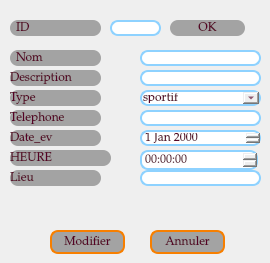
         <widget class="QWidget" name="tab_2">
          <attribute name="title">
           <string>Mise a Jour</string>
          </attribute>
          <widget class="QPushButton" name="pushButton_annuler_2">
           <property name="geometry">
            <rect>
             <x>150</x>
             <y>230</y>
             <width>75</width>
             <height>24</height>
            </rect>
           </property>
           <property name="styleSheet">
            <string notr="true">background-color:#A3A3A3;
color: rgb(86, 1, 38);
padding: 1px;
border-style: solid;
border: 2px solid #f77f00;
border-radius: 8px;
font-size: 12px;
font-family: Palatino Linotype;</string>
           </property>
           <property name="text">
            <string>Annuler</string>
           </property>
          </widget>
          <widget class="QPushButton" name="pushButton_ok">
           <property name="geometry">
            <rect>
             <x>170</x>
             <y>20</y>
             <width>75</width>
             <height>16</height>
            </rect>
           </property>
           <property name="styleSheet">
            <string notr="true">background-color:#A3A3A3;
color: rgb(86, 1, 38);
border-radius: 8px;
font-size: 12px;
font-family: Palatino Linotype;
border:none;</string>
           </property>
           <property name="text">
            <string>OK</string>
           </property>
          </widget>
          <widget class="QLineEdit" name="lineEdit_id_2">
           <property name="geometry">
            <rect>
             <x>110</x>
             <y>20</y>
             <width>51</width>
             <height>16</height>
            </rect>
           </property>
           <property name="styleSheet">
            <string notr="true">
color: rgb(86, 1, 38);
padding: 1px;
border-style: solid;
border: 2px solid #8ed2ff;
border-radius: 8px;
font-size: 12px;
font-family: Palatino Linotype;</string>
           </property>
           <property name="text">
            <string/>
           </property>
          </widget>
          <widget class="QPushButton" name="button_modifier">
           <property name="geometry">
            <rect>
             <x>50</x>
             <y>230</y>
             <width>75</width>
             <height>24</height>
            </rect>
           </property>
           <property name="styleSheet">
            <string notr="true">background-color:#A3A3A3;
color: rgb(86, 1, 38);
padding: 1px;
border-style: solid;
border: 2px solid #f77f00;
border-radius: 8px;
font-size: 12px;
font-family: Palatino Linotype;
</string>
           </property>
           <property name="text">
            <string>Modifier</string>
           </property>
          </widget>
          <widget class="QLabel" name="label_id_2">
           <property name="geometry">
            <rect>
             <x>10</x>
             <y>20</y>
             <width>91</width>
             <height>16</height>
            </rect>
           </property>
           <property name="styleSheet">
            <string notr="true">background-color:#A3A3A3;
color: rgb(86, 1, 38);
border-radius: 8px;
font-size: 12px;
font-family: Palatino Linotype;</string>
           </property>
           <property name="text">
            <string>  ID</string>
           </property>
          </widget>
          <widget class="QLabel" name="label_nom_2">
           <property name="geometry">
            <rect>
             <x>10</x>
             <y>50</y>
             <width>91</width>
             <height>16</height>
            </rect>
           </property>
           <property name="styleSheet">
            <string notr="true">background-color:#A3A3A3;
color: rgb(86, 1, 38);
border-radius: 8px;
font-size: 12px;
font-family: Palatino Linotype;</string>
           </property>
           <property name="text">
            <string>  Nom</string>
           </property>
          </widget>
          <widget class="QLabel" name="label_description_2">
           <property name="geometry">
            <rect>
             <x>10</x>
             <y>70</y>
             <width>91</width>
             <height>16</height>
            </rect>
           </property>
           <property name="styleSheet">
            <string notr="true">background-color:#A3A3A3;
color: rgb(86, 1, 38);
border-radius: 8px;
font-size: 12px;
font-family: Palatino Linotype;</string>
           </property>
           <property name="text">
            <string>Description</string>
           </property>
          </widget>
          <widget class="QLabel" name="label_type_2">
           <property name="geometry">
            <rect>
             <x>10</x>
             <y>90</y>
             <width>91</width>
             <height>16</height>
            </rect>
           </property>
           <property name="styleSheet">
            <string notr="true">background-color:#A3A3A3;
color: rgb(86, 1, 38);
border-radius: 8px;
font-size: 12px;
font-family: Palatino Linotype;</string>
           </property>
           <property name="text">
            <string>Type</string>
           </property>
          </widget>
          <widget class="QLabel" name="label_lieu_2">
           <property name="geometry">
            <rect>
             <x>10</x>
             <y>110</y>
             <width>91</width>
             <height>16</height>
            </rect>
           </property>
           <property name="styleSheet">
            <string notr="true">background-color:#A3A3A3;
color: rgb(86, 1, 38);
border-radius: 8px;
font-size: 12px;
font-family: Palatino Linotype;</string>
           </property>
           <property name="text">
            <string>Telephone</string>
           </property>
          </widget>
          <widget class="QLabel" name="label_date">
           <property name="geometry">
            <rect>
             <x>10</x>
             <y>130</y>
             <width>91</width>
             <height>16</height>
            </rect>
           </property>
           <property name="styleSheet">
            <string notr="true">background-color:#A3A3A3;
color: rgb(86, 1, 38);
border-radius: 8px;
font-size: 12px;
font-family: Palatino Linotype;</string>
           </property>
           <property name="text">
            <string>Date_ev</string>
           </property>
          </widget>
          <widget class="QLabel" name="label_time">
           <property name="geometry">
            <rect>
             <x>10</x>
             <y>150</y>
             <width>101</width>
             <height>16</height>
            </rect>
           </property>
           <property name="styleSheet">
            <string notr="true">background-color:#A3A3A3;
color: rgb(86, 1, 38);
border-radius: 8px;
font-size: 12px;
font-family: Palatino Linotype;</string>
           </property>
           <property name="text">
            <string>HEURE</string>
           </property>
          </widget>
          <widget class="QLineEdit" name="lineEdit_nom_2">
           <property name="geometry">
            <rect>
             <x>140</x>
             <y>50</y>
             <width>121</width>
             <height>16</height>
            </rect>
           </property>
           <property name="styleSheet">
            <string notr="true">padding: 1px;
border-style: solid;
border: 2px solid #8ed2ff;
border-radius: 8px;
font-size: 12px;
font-family: Palatino Linotype;
color: rgb(86, 1, 38);</string>
           </property>
           <property name="text">
            <string/>
           </property>
          </widget>
          <widget class="QLineEdit" name="lineEdit_description_2">
           <property name="geometry">
            <rect>
             <x>140</x>
             <y>70</y>
             <width>121</width>
             <height>16</height>
            </rect>
           </property>
           <property name="styleSheet">
            <string notr="true">padding: 1px;
border-style: solid;
border: 2px solid #8ed2ff;
border-radius: 8px;
font-size: 12px;
font-family: Palatino Linotype;
color: rgb(86, 1, 38);</string>
           </property>
           <property name="text">
            <string/>
           </property>
          </widget>
          <widget class="QLineEdit" name="lineEdit_telephone_2">
           <property name="geometry">
            <rect>
             <x>140</x>
             <y>110</y>
             <width>121</width>
             <height>16</height>
            </rect>
           </property>
           <property name="styleSheet">
            <string notr="true">padding: 1px;
border-style: solid;
border: 2px solid  #8ed2ff;
border-radius: 8px;
font-size: 12px;
font-family: Palatino Linotype;
color: rgb(86, 1, 38);</string>
           </property>
           <property name="text">
            <string/>
           </property>
          </widget>
          <widget class="QDateEdit" name="dateEdit_date_ev_2">
           <property name="geometry">
            <rect>
             <x>140</x>
             <y>130</y>
             <width>121</width>
             <height>16</height>
            </rect>
           </property>
           <property name="styleSheet">
            <string notr="true">padding: 1px;
color: rgb(86, 1, 38);
border-style: solid;
border: 2px solid  #8ed2ff;
border-radius: 8px;
font-size: 12px;
font-family: Palatino Linotype;</string>
           </property>
          </widget>
          <widget class="QTimeEdit" name="timeEdit_heure_2">
           <property name="geometry">
            <rect>
             <x>140</x>
             <y>150</y>
             <width>118</width>
             <height>20</height>
            </rect>
           </property>
           <property name="styleSheet">
            <string notr="true">padding: 1px;
color: rgb(86, 1, 38);
border-style: solid;
border: 2px solid  #8ed2ff;
border-radius: 8px;
font-size: 12px;
font-family: Palatino Linotype;</string>
           </property>
          </widget>
          <widget class="QLabel" name="label_lieu_4">
           <property name="geometry">
            <rect>
             <x>10</x>
             <y>170</y>
             <width>91</width>
             <height>16</height>
            </rect>
           </property>
           <property name="styleSheet">
            <string notr="true">background-color:#A3A3A3;
color: rgb(86, 1, 38);
border-radius: 8px;
font-size: 12px;
font-family: Palatino Linotype;</string>
           </property>
           <property name="text">
            <string>Lieu</string>
           </property>
          </widget>
          <widget class="QLineEdit" name="lineEdit_lieu_2">
           <property name="geometry">
            <rect>
             <x>140</x>
             <y>170</y>
             <width>121</width>
             <height>16</height>
            </rect>
           </property>
           <property name="styleSheet">
            <string notr="true">padding: 1px;
border-style: solid;
border: 2px solid  #8ed2ff;
border-radius: 8px;
font-size: 12px;
font-family: Palatino Linotype;
color: rgb(86, 1, 38);</string>
           </property>
           <property name="text">
            <string/>
           </property>
          </widget>
          <widget class="QComboBox" name="lineEdit_type_2">
           <property name="geometry">
            <rect>
             <x>140</x>
             <y>90</y>
             <width>121</width>
             <height>16</height>
            </rect>
           </property>
           <property name="styleSheet">
            <string notr="true">padding: 1px;
border-style: solid;
border: 2px solid  #8ed2ff;
border-radius: 8px;
font-size: 12px;
font-family: Palatino Linotype;
color: rgb(86, 1, 38);</string>
           </property>
           <item>
            <property name="text">
             <string>sportif</string>
            </property>
           </item>
           <item>
            <property name="text">
             <string>promotion</string>
            </property>
           </item>
           <item>
            <property name="text">
             <string>musique</string>
            </property>
           </item>
          </widget>
         </widget>
